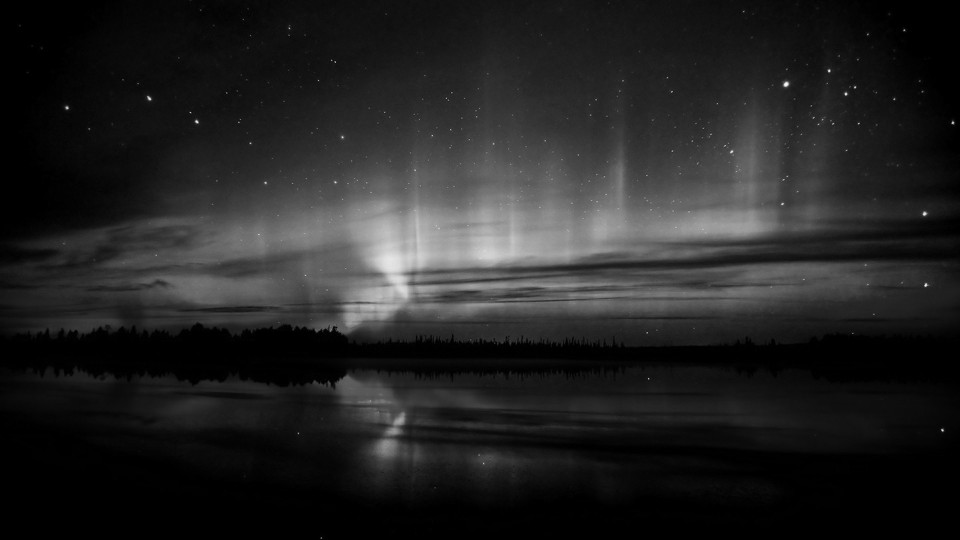
#> input picture resizer/media/documents/bwimage.jpg, 1920 x 1080 px (shown at 1/2 size)
$ python -i Processor.py   (imports and definitions only)   (Python 2 division)
#> lines starting #> are read from the running program, lines starting #| are printed output that depends on the picture
#> further down, picture is the input picture: shape (1080, 1920, 3); min 0, max 254, mean 35
'''
    THE STATEMENTS IN  def main() ARE JUST FOR TESTING,
    THE MAIN IMPORTANCE IS ON THE WORKER CLASS AND ITS METHODS
    REGARDING THE ENTRY POINT AND EXIT POINTS, THERE WILL BE CONTROLLER CLASS
    CLASS WORKER -- FINISHED
    CONTROLLER CLASS - PENDING (CONTROLS ALL SORTS OF ENTRY AND EXIT POINTS)

'''
import cv2
import numpy as np
import os
from PIL import Image as Im


class worker:
    def __init__(self):
        pass

    # [169 lines left out: functions setResize, setCompressor, CompressorController, fileInfo, setSharpen, setContrast and 3 more, not called in this run]
    # [4 lines of commented-out code are left out]


def histogram_equalize(img):
    b, g, r = cv2.split(img)
    red = cv2.equalizeHist(r)
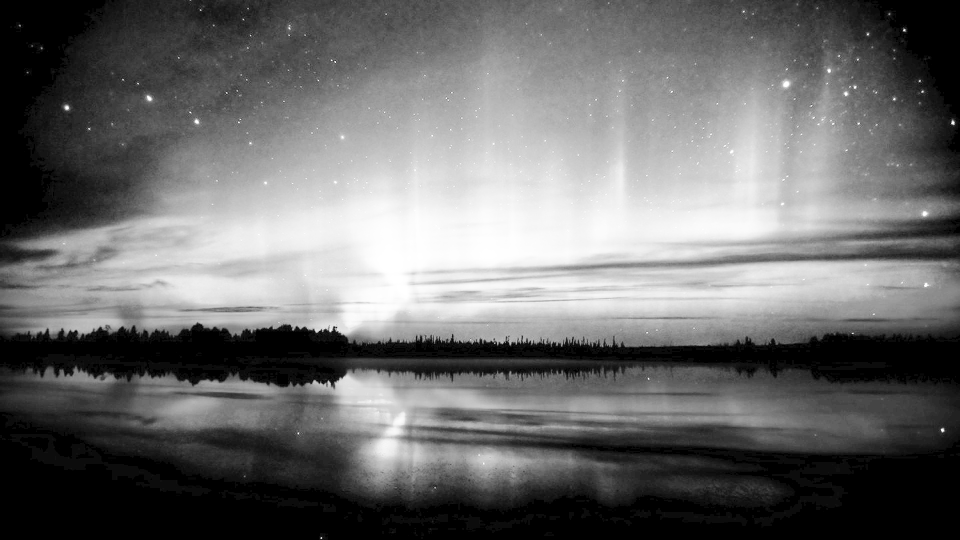
#> red: shape (1080, 1920) (shown at 1/2 size); min 0, max 255, mean 107.8
    green = cv2.equalizeHist(g)
    blue = cv2.equalizeHist(b)
    return cv2.merge((blue, green, red))


# [9 lines left out: function adjust_gamma, not called in this run]


# if __name__ == "__main__":
#     main()

>>> import cv2
>>> picture = cv2.imread('media/documents/bwimage.jpg')
>>> result = histogram_equalize(picture)
